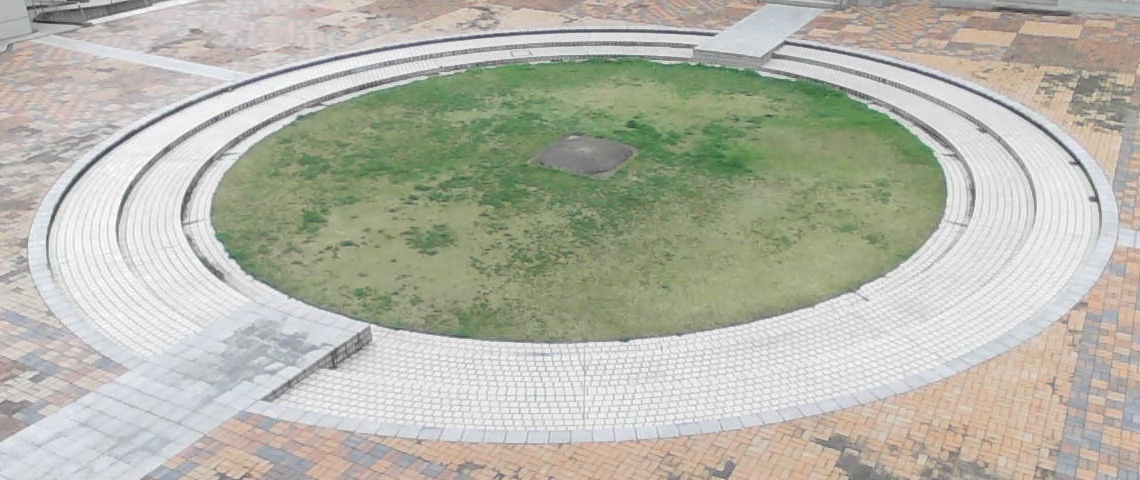
#> input picture test_img/000000.jpg, 1140 x 480 px; its folder holds 4 pictures in this run
$ jupyter execute main.ipynb
#> lines starting #> are read from the running program, lines starting #| are printed output that depends on the picture; after the words box and inside, x2 and y2 are one past the last pixel; in counts of white or black regions, pixels touching at a corner belong together
This research is about a discrete Fourier transform-based moving object detection method

## Table of contents
- [Project structure](#anchor1)
- [How to use](#anchor2)
- [Use cases](#anchor3)
- [paper link](paper/A_Moving_Object_Detection_Method_Based_on_Discrete_Fourier_Transform.pdf)

### Project structure <a name="anchor1"></a>
There are four folders:
- test_img
- foreground_img
- binarization_img
- paper

*'test_img'* contains 11 test images in which *'000000.jpg'* is the background image;

*'foreground_img'* is for saving images with the foreground;

*'binarization_img'* contains the binarized images;

Related thesis is placed in the *'paper'* folder.
### How to use <a name="anchor2"></a>
Put your images in a folder, and use
```
get_foreground_average(folder_path, output_path, threshold=-1)
```
function, in which `folder_path` is images path, `output_path` to put output images.

And you can also adjust the `threshold` manually and apply it to binarization.

[cell 1]
from os import listdir
from PIL import Image
import numpy as np
import cv2

def get_foreground_average(folder_path, output_path, threshold=-1):

    ###################
    # read image name #
    ###################
#> called with folder_path = 'test_img/', output_path = 'foreground_img/', threshold = -1
    img_name_list = []
    for img_name in listdir(folder_path):
        img_name_list.append(str(img_name))
#     print(img_name_list)

    ##############
    # read image #
    ##############
    img_list = []
    for img_name in img_name_list:
        img_list.append(np.asarray(Image.open(folder_path + img_name).convert('L'))) # convert to gray-scale
#     print(img_list[0].shape)

    ###########################
    # calculate average image #
    ###########################
    img_array = np.asarray(img_list, np.float64) # convert list to array
#     print(img_array.shape) # (11, 480, 1140)
    average_img = np.mean(img_array, axis = 0)
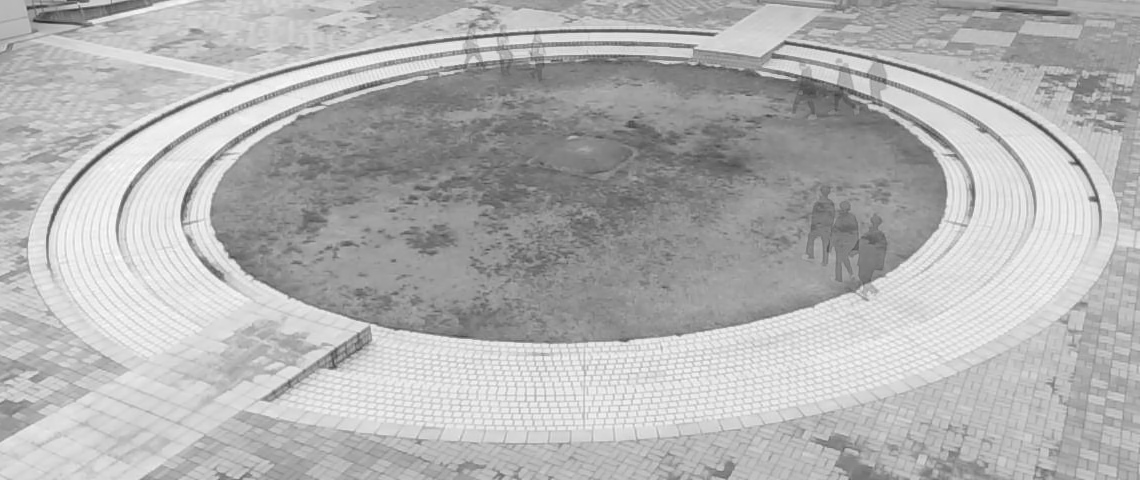
#> average_img: shape (480, 1140) float64; min 43.5, max 253, mean 178.8
#     print(average_img.shape) #  (480, 1140)
#     print(average_img)

    ###########################################
    # minus average image from original image #
    ###########################################
    img_array -= average_img
#     print(img_array)
    img_array = np.abs(img_array)
#     print(img_array)
    img_array = np.around(img_array).astype(np.uint8)
#     print(img_array)

    ################
    # binarization #
    ################
    if threshold >= 0:
        for i in range(len(img_array)):
            _, img_array[i] = cv2.threshold(img_array[i], threshold, 255, cv2.THRESH_BINARY)

    ##############
    # output img #
    ##############
    for i in range(len(img_array)):
        Image.fromarray(img_array[i]).save(output_path + img_name_list[i], compress_level=0)
#> this loop made 4 passes
#> pass 1, in get_foreground_average, `Image.fromarray(img_array[i]).save(output_path + img_name_list[i], com..`:
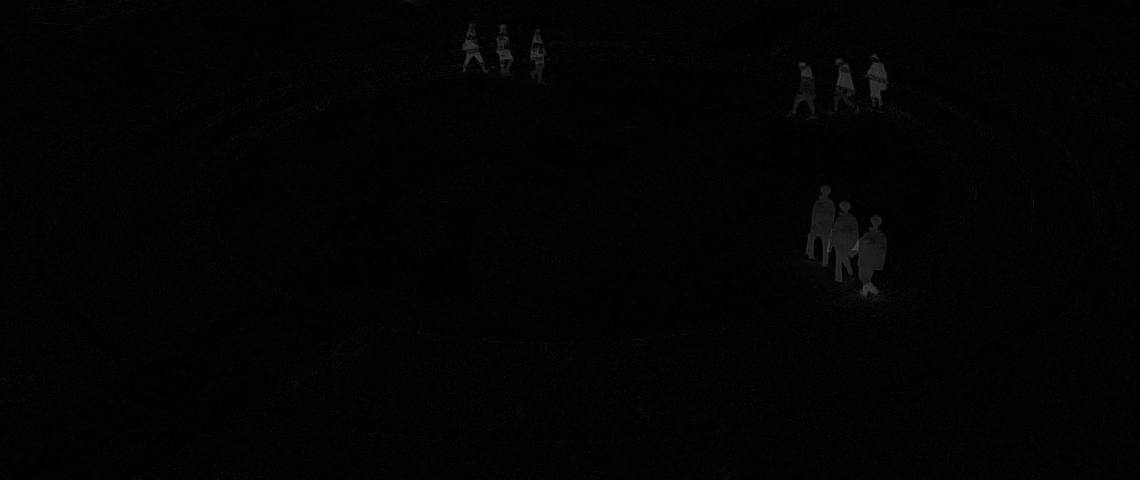
#> saved as 000000.jpg: PIL image 1140x480 L; min 0, max 76, mean 2.6
#> pass 2, in get_foreground_average, `Image.fromarray(img_array[i]).save(output_path + img_name_list[i], com..`:
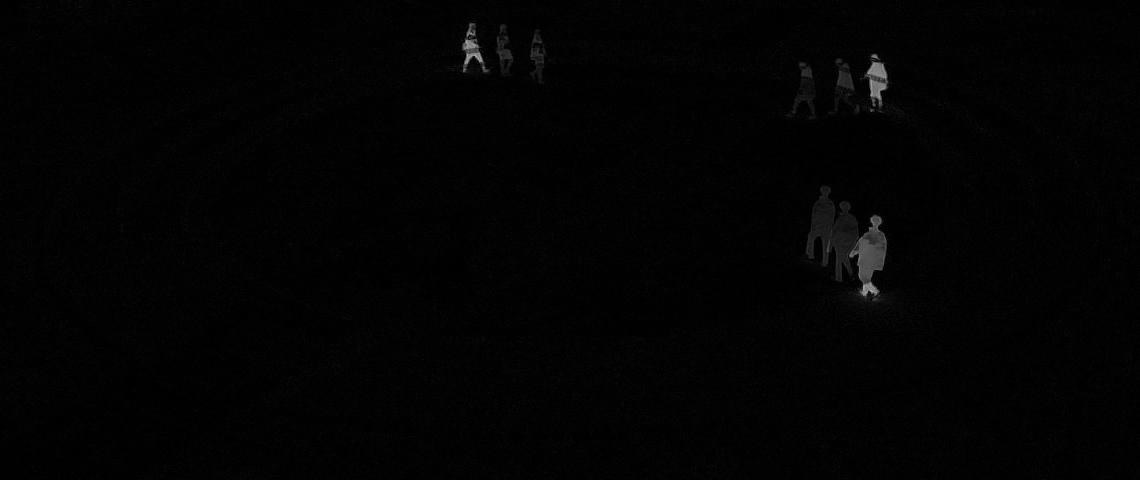
#> saved as 000001.jpg: PIL image 1140x480 L; min 0, max 166, mean 2.6

### Use cases <a name="anchor3"></a>

[cell 2]
test_img_path = 'test_img/'
foreground_img_path = 'foreground_img/'
binarization_img_path = 'binarization_img/'

##################################
# get images with the foreground #
##################################
get_foreground_average(test_img_path, foreground_img_path)

############################
# get the binarized images #
############################
get_foreground_average(test_img_path, binarization_img_path, threshold=30)
#> the loop in get_foreground_average (call 2), `for i in range(len(img_array)):` made 4 passes
#> pass 1, in get_foreground_average (call 2), `Image.fromarray(img_array[i]).save(output_path + img_name_list[i], com..`:
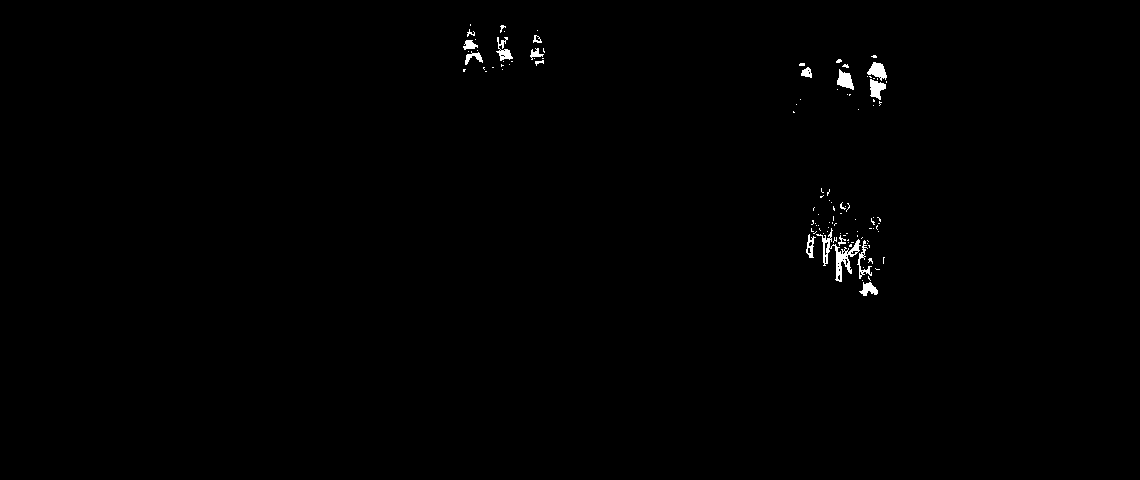
#> saved as 000000.jpg: PIL image 1140x480 L; 0.49% white; 109 white regions (92 under 20 px), largest, box (x1, y1, x2, y2) and area: (816, 228, 861, 282) 576, (867, 62, 887, 81) 217, (837, 69, 854, 90) 212
#> pass 2, in get_foreground_average (call 2), `Image.fromarray(img_array[i]).save(output_path + img_name_list[i], com..`:
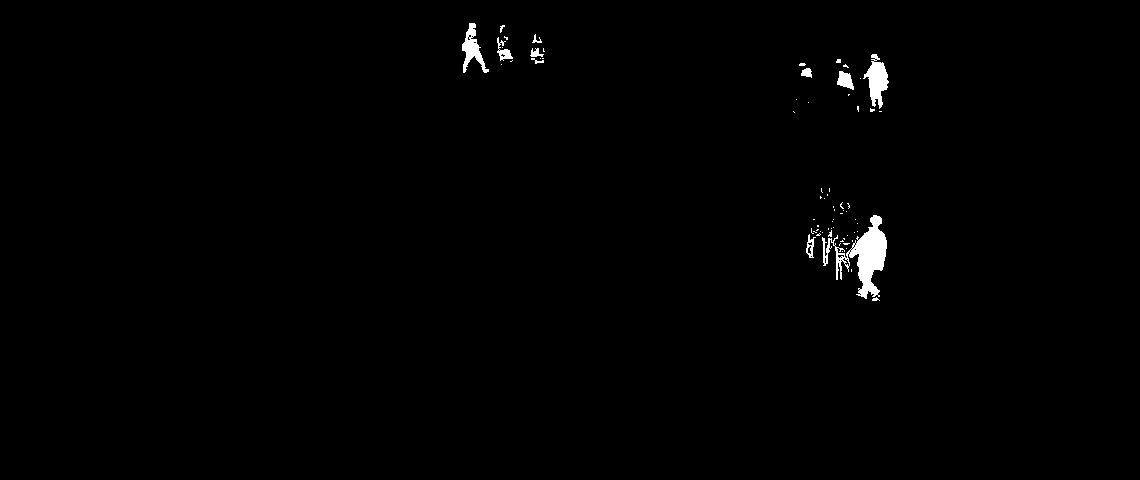
#> saved as 000001.jpg: PIL image 1140x480 L; 0.77% white; 69 white regions (58 under 20 px), largest, box (x1, y1, x2, y2) and area: (822, 215, 887, 299) 2020, (863, 54, 889, 109) 716, (462, 23, 489, 73) 540
